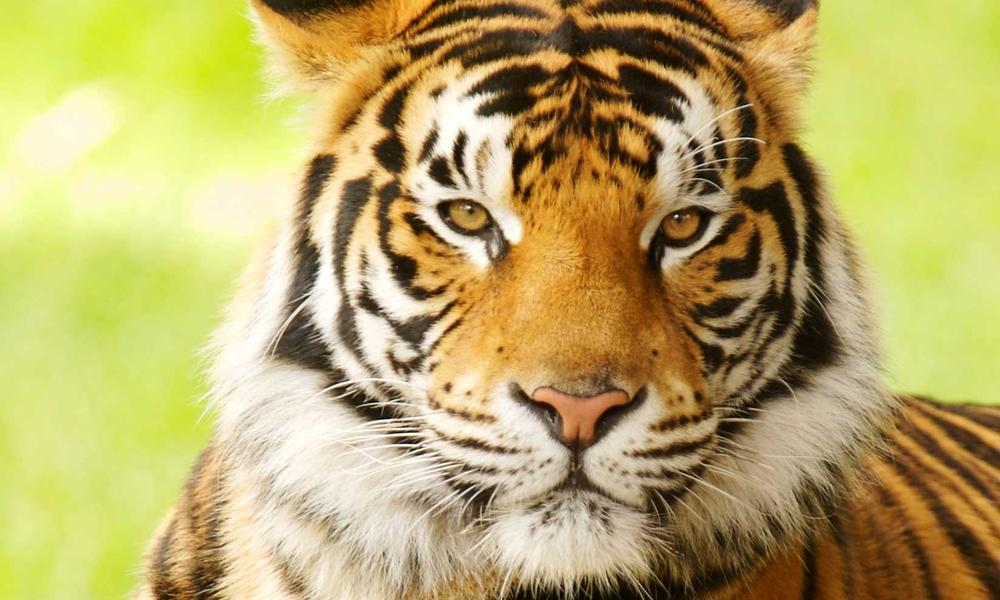
%> input picture udacity/images/tiger_staring.png, 1000 x 600 px
$ octave V10_Partial_Derivative_of_an_Image.m   (GNU Octave 9; MATLAB toolbox functions it lacks are replaced by stand-ins)
%> lines starting %> are read from the running program, lines starting %| are printed output that depends on the picture
tiger = rgb2gray(imread('tiger_staring.png'));
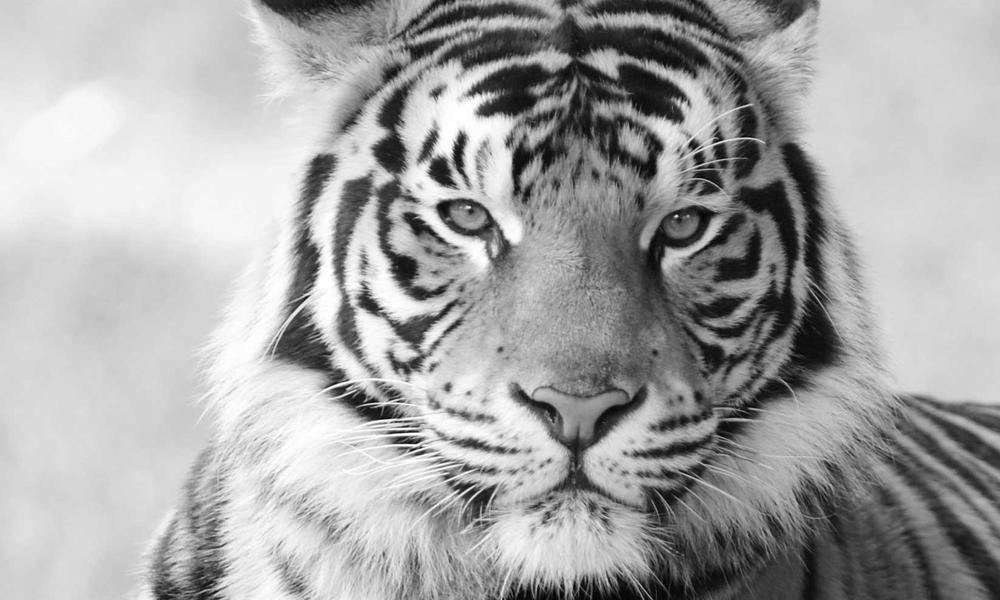
%> tiger: size 600x1000 uint8; min 1, max 255, mean 165.8
left_gradiented = imfilter(tiger, [-1 1], 'symmetric'); % horizontal derivative
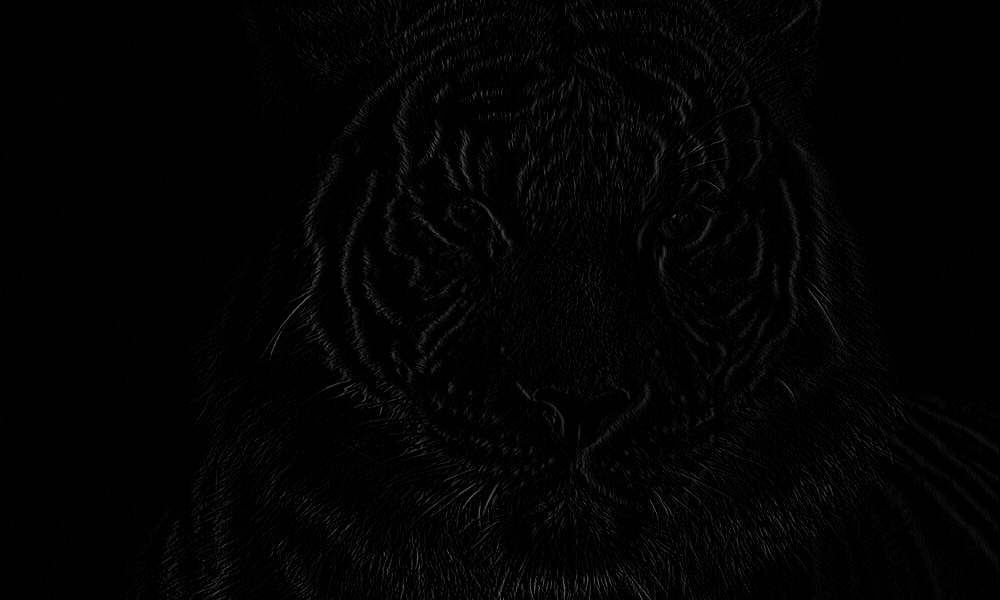
%> left_gradiented: size 600x1000 uint8; min 0, max 124, mean 2.7
right_gradiented = imfilter(tiger, [-1; 1], 'symmetric'); % vertical derivative
borders = uint8(sqrt((double(left_gradiented) .* double(left_gradiented)) + (double(right_gradiented) .* double(right_gradiented))));
figure, imshowpair(tiger,left_gradiented,'montage');
%> after `imshowpair(tiger,left_gradiented,'montage')`:
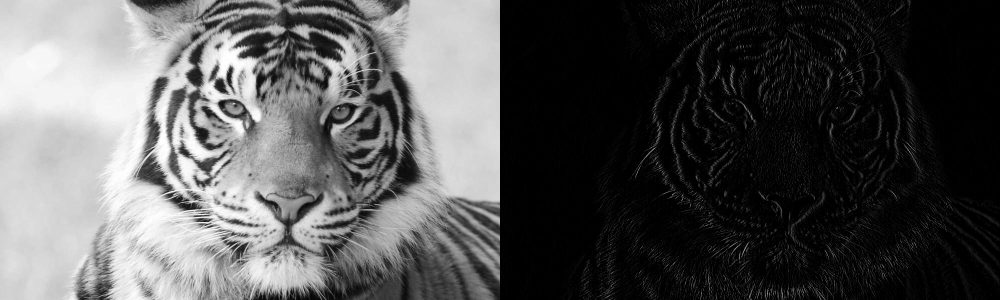
%> displayed picture: size 600x2000, on the screen's scale of 0 to 255 (shown at 1/2 size); min 0, max 255, mean 85.6
figure, imshowpair(tiger,right_gradiented,'montage');
%> after `imshowpair(tiger,right_gradiented,'montage')`:
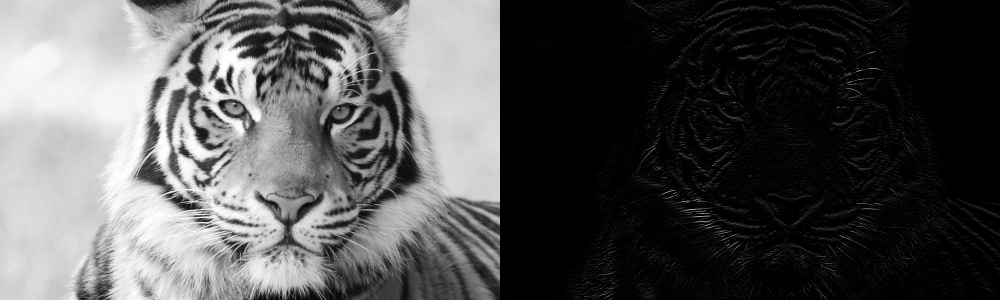
%> displayed picture: size 600x2000, on the screen's scale of 0 to 255 (shown at 1/2 size); min 0, max 255, mean 84.8
figure, imshowpair(tiger,borders,'montage');
disp('size of left_gradiented:'), disp(size(left_gradiented));
%|     600   1000
disp('size of borders:'), disp(size(borders));
%|     600   1000

$ run again, with udacity/images/bicycle.png copied over udacity/images/tiger_staring.png
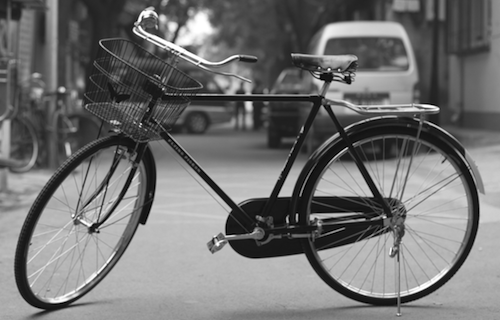
%> input picture udacity/images/bicycle.png, 500 x 320 px
%> tiger is the input picture: size 320x500 uint8; min 0, max 255, mean 114.2
%> `borders = uint8(sqrt((double(left_gradiented) .* double(left_gradiente..`:
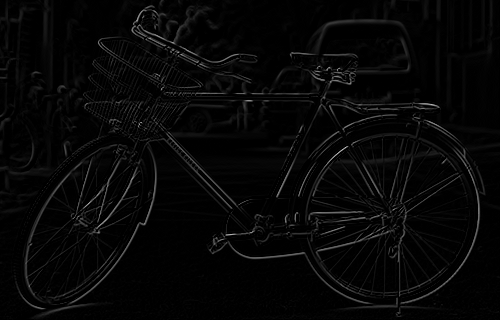
%> borders: size 320x500 uint8; min 0, max 195, mean 6.7
%> `imshowpair(tiger,borders,'montage')`:
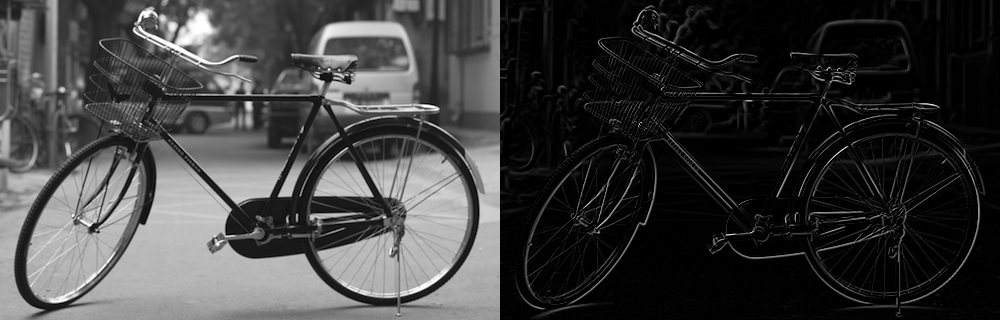
%> displayed picture: size 320x1000, on the screen's scale of 0 to 255; min 0, max 255, mean 61.4
%|    320   500
%|    320   500
